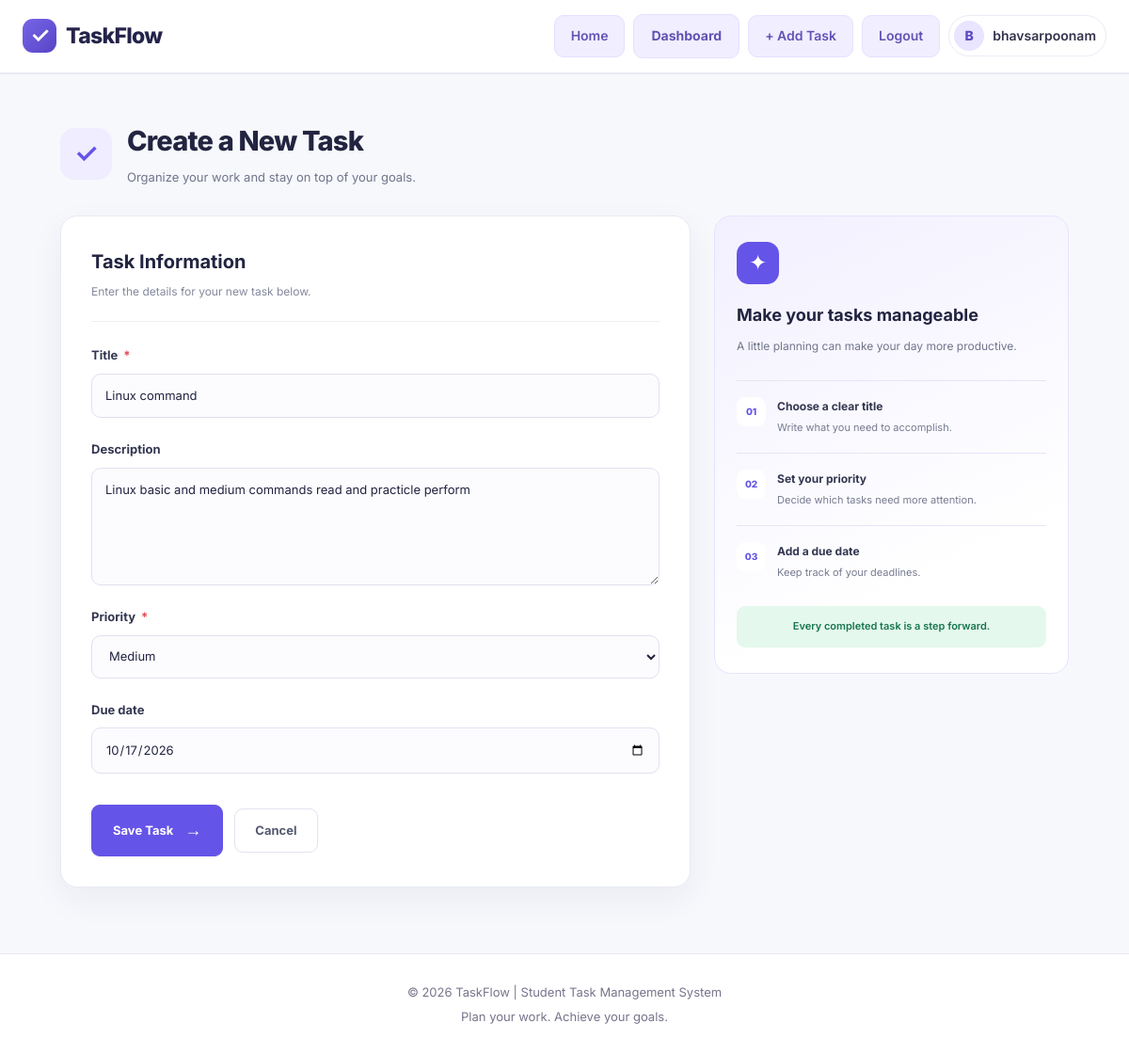
Screenshot of /task/4/edit/ (signed in) with the database file from the repository.
### tasks/models.py (models this page shows, shortened)
class Task(models.Model):
    PRIORITY_CHOICES = [
        ('Low', 'Low'),
        ('Medium', 'Medium'),
        ('High', 'High'),
    ]
    user = models.ForeignKey(
        User,
        on_delete=models.CASCADE,
        related_name='tasks'
    )
    title = models.CharField(max_length=200)
    description = models.TextField(blank=True)
    priority = models.CharField(
        max_length=10,
        choices=PRIORITY_CHOICES,
        default='Medium'
    )
    due_date = models.DateField(null=True, blank=True)
    completed = models.BooleanField(default=False)
    created_at = models.DateTimeField(auto_now_add=True)

### tasks/views.py (the view)
# urls.py: path('task/<int:pk>/edit/', views.edit_task, name='edit_task'),
@login_required
def edit_task(request, pk):
    task = get_object_or_404(
        Task,
        pk=pk,
        user=request.user
    )
    if request.method == 'POST':
        form = TaskForm(request.POST, instance=task)
        if form.is_valid():
            form.save()
            messages.success(request, 'Task updated successfully!')
            return redirect('dashboard')
    else:
        form = TaskForm(instance=task)
    return render(request, 'tasks/task_form.html', {
        'form': form,
        'page_title': 'Edit Task',
    })

### tasks/forms.py
class TaskForm(forms.ModelForm):
    class Meta:
        model = Task
        fields = [
            'title',
            'description',
            'priority',
            'due_date',
        ]
        widgets = {
            'title': forms.TextInput(attrs={
                'placeholder': 'Enter your task title'
            }),
            'description': forms.Textarea(attrs={
                'placeholder': 'Describe your task',
                'rows': 4
            }),
            'due_date': forms.DateInput(attrs={
                'type': 'date'
            }),
        }
    def __init__(self, *args, **kwargs):
        super().__init__(*args, **kwargs)
        for field in self.fields.values():
            field.widget.attrs.update({'class': 'form-control'})

### templates/tasks/task_form.html (shortened to what this page needs)
{% extends 'tasks/base.html' %}
{% block content %}
<div class="task-form-page">
    <div class="task-form-heading">
        <div class="heading-icon">✓</div>
        <div>
            <h1>Create a New Task</h1>
            <p>Organize your work and stay on top of your goals.</p>
        </div>
    </div>
    <div class="task-form-layout">
        <div class="task-form-card">
            <div class="form-card-heading">
                <h2>Task Information</h2>
                <p>Enter the details for your new task below.</p>
            </div>
            <form method="post">
                {% for field in form %}
                    <div class="task-field">
                        <label for="{{ field.id_for_label }}">
                            {{ field.label }}
                            {% if field.field.required %}
                                <span class="required-star">*</span>
                            {% endif %}
                        </label>
                        {{ field }}
                    </div>
                {% endfor %}
                <div class="task-form-actions">
                    <button type="submit" class="save-task-button">
                        Save Task <span>→</span>
                    </button>
                    <a href="{% url 'dashboard' %}" class="cancel-task-button">
                        Cancel
                    </a>
                </div>
            </form>
        </div>
        <aside class="task-tips-card">
            <div class="tips-icon">✦</div>
            <h3>Make your tasks manageable</h3>
            <p>A little planning can make your day more productive.</p>
            <div class="tip-item">
                <span class="tip-number">01</span>
                <div>
                    <strong>Choose a clear title</strong>
                    <p>Write what you need to accomplish.</p>
                </div>
            </div>
            <div class="tip-item">
                <span class="tip-number">02</span>
                <div>
                    <strong>Set your priority</strong>
                    <p>Decide which tasks need more attention.</p>
                </div>
            </div>
            <div class="tip-item">
                <span class="tip-number">03</span>
                <div>
                    <strong>Add a due date</strong>
                    <p>Keep track of your deadlines.</p>
                </div>
            </div>
            <div class="tips-bottom">
                Every completed task is a step forward.
            </div>
        </aside>
    </div>
</div>
{% endblock %}

### templates/tasks/base.html (shortened to what this page needs)
{% load static %}
<!DOCTYPE html>
<html lang="en">
<head>
    <link rel="stylesheet" href="{% static 'css/style.css' %}">
</head>
<body>
    <header class="main-header">
        <div class="navbar">
            <a href="{% url 'home' %}" class="brand">
                <span class="brand-icon">✓</span>
                <span>TaskFlow</span>
            </a>
            <nav class="nav-links">
                <a href="{% url 'home' %}" class="nav-button">
                    Home
                </a>
                {% if user.is_authenticated %}
                    <a href="{% url 'dashboard' %}" class="nav-button">
                        Dashboard
                    </a>
                    <a href="{% url 'add_task' %}" class="nav-button">
                        + Add Task
                    </a>
                    <form method="post" action="{% url 'logout' %}" class="logout-form">
                        <button type="submit" class="nav-button logout-button">
                            Logout
                        </button>
                    </form>
                    <div class="user-menu">
                        <span class="user-avatar">
                            {{ user.username|first|upper }}
                        </span>
                        <span class="nav-username">
                            {{ user.get_full_name|default:user.username }}
                        </span>
                    </div>
                {% endif %}
            </nav>
        </div>
    </header>
    <main class="main-content">
        {% block content %}
        {% endblock %}
    </main>
    <footer class="main-footer">
        <p>© 2026 TaskFlow | Student Task Management System</p>
        <p>Plan your work. Achieve your goals.</p>
    </footer>
</body>
</html>

### rows the page displays
Task: form "Linux command" "Linux basic and medium commands read and practicle perform" "Medium" "10/17/2026"

### other values shown
{{ user.username|first|upper }} "B"
{{ user.get_full_name|default:user.username }} "bhavsarpoonam"
{{ field.label }} "Title" "Description" "Priority" "Due date"
